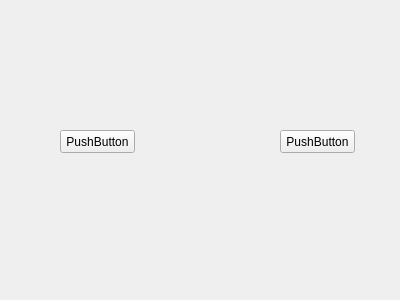
<?xml version="1.0" encoding="UTF-8"?>
<ui version="4.0">
 <class>Form</class>
 <widget class="QWidget" name="Form">
  <property name="geometry">
   <rect>
    <x>0</x>
    <y>0</y>
    <width>400</width>
    <height>300</height>
   </rect>
  </property>
  <property name="windowTitle">
   <string>Form</string>
  </property>
  <widget class="QPushButton" name="pushButton">
   <property name="geometry">
    <rect>
     <x>60</x>
     <y>130</y>
     <width>75</width>
     <height>23</height>
    </rect>
   </property>
   <property name="text">
    <string>PushButton</string>
   </property>
  </widget>
  <widget class="QPushButton" name="pushButton_2">
   <property name="geometry">
    <rect>
     <x>280</x>
     <y>130</y>
     <width>75</width>
     <height>23</height>
    </rect>
   </property>
   <property name="text">
    <string>PushButton</string>
   </property>
  </widget>
 </widget>
 <resources/>
 <connections/>
</ui>
